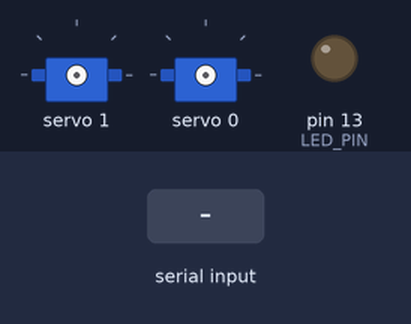
This sketch was run on a simulated Arduino Uno, built for the host (arithmetic inside an expression is 32-bit, double 64-bit). Shown: 2 × servo, output pins drawn as LEDs (lit = HIGH). Inputs (shaded band) come from the test bench. What the sketch prints to the serial monitor is not drawn.

Above: at 0.0 s.
At 11.2 s:
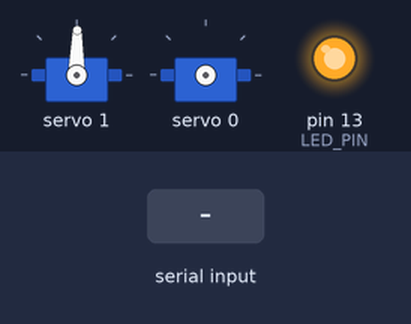
11.3 s: "90,45,200\n" received over the second serial link
At 12.6 s:
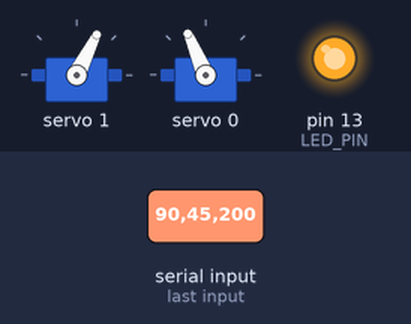
Timing chart, 0 to 14.3 s (numbered marks = the images above; inputs shaded):
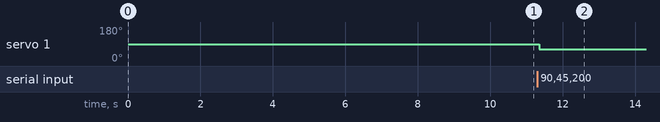

Measured:
- after the input at 11.3 s, servo 1: 89° → 63° after 0.05 s

The sketch:

RC_Car_Code_with_Bt_PWMctrl.ino
```cpp
// this is the final version of the code for the Car side, using a servvo control board
// 28 April 2018
// Luis Lancos

//========== ESC =====================================================================

// this is the code for the Glove controled car. This is the car code. The Car has a servo for left and right and a 25A ESC with reverse.
// The ESC uses neutral position 90 degree or 1500 µs to arm
 // This pulse is usually between 1000 to 2000 µs or 1.0 to 2.0 ms, with 1500 µs or 1.5 ms being the center.
 // Most servomotors actually support signals between 500 to 2500 µs or 0.5 to 2.5 ms.
 // Actually, if the control signal was at 500 Hz (instead of 50 Hz), it would mean it would repeat every 2 ms,
// https://www.robotshop.com/blog/en/rc-speed-controller-esc-arduino-library-20470
// https://github.com/lobodol/ESC-calibration
// The ESC is attached to pin 6 of Arduino
// 1-1.5ms pulses for reverse, 1.5-2ms to go forwards.


 #include "ESC.h"
#include <SoftwareSerial.h>                               // for the ESC
//#include <Servo.h>                                        // for the servo

#include <Wire.h>
#include <Adafruit_PWMServoDriver.h>

#define LED_PIN (13)                                      // Pin for the LED
#define SERVOMIN  50 // this is the 'minimum' pulse length count (out of 4096)
#define SERVOMAX  650 // this is the 'maximum' pulse length count (out of 4096) - 650

#define SPEED_MIN (1000)                                  // Set the Minimum Speed in microseconds
#define SPEED_MAX (2000)                                  // Set the Minimum Speed in microseconds
#define ARM_VALUE 1500

// #define SERVO_PIN (10)

#define SERIAL_BRATE (9600)
#define S_SERVO 0                                           // we are using the steering servo on channel 0 on the servo driver board
#define ESC_Channel 1                                       // using the driver board in channle 1 to drive the ESC


 unsigned int       data = 0;   // variable used to store received data
 const unsigned int upperThreshold = 70;  //upper threshold value
 const unsigned int lowerThreshold = 50;  //lower threshold value
 const byte         MAX_STRING_LEN = 40;
 char               message[MAX_STRING_LEN];  // a string to hold incoming data

 ESC myESC (6, SPEED_MIN, SPEED_MAX, 1500);                 // ESC_Name (ESC PIN, Minimum Value, Maximum Value, Default Speed, Arm Value)
 int oESC;                                                 // Variable for the speed sent to the ESC


// HC-06
// ===============================================================================================
// Bluetooth connection. I will be using the HC-06 and HC-05 in master-slave configuration to estabilish the comunication bettwen both deviced
// Range bettwen 5m and 15m in pure line of sight

// The HC-05 is configured as Master and defaults to commincation mode when first powered on.
// Needs to be placed in to AT mode
//  Pins
//    BT VCC to Arduino 5V out.
//    BT GND to GND
//    BT RX to Arduino pin 3 (through a voltage divider)
//    BT TX to Arduino pin 2 (no need voltage divider)

// The HC-06 is confugres as slave and its the component used in the Car side.
//
//  Pins
//    BT VCC to Arduino 5V out.
//    BT GND to GND
//    BT RX to Arduino pin 8 (through a voltage divider)
//    BT TX to Arduino pin 9 (no need voltage divider)
//    Baurd rate : 9600 - did try with higher ones but allways get some noise in the middle, so this was the most reliable speed
//    Will connect to HC-06 , that is a slave module

//  These HC-06 modules require capital letters and no line ending
//   example : https://gyazo.com/8267b1cd9833ea52591d5dedf7274adb
// toInt() convert char to int


// Importante note
// Arduino sends and receives all information as ASCII over serial, regardless of data type.
// to send Integers, receive all the bytes into an array and run atoi() (literally stands for 'array to integer')
// To send a int ,  have to do is send it over serial via BlueTooth, Serial.print() will convert it automatically.
// When it gets to the other Arduino, that's where atoi()

// HC-05 Datasheet https://www.gme.cz/data/attachments/dsh.772-148.1.pdf
// HC-06 Dayasheet http://silabs.org.ua/bc4/hc06.pdf


 //AT Commands for test:
 //HC 06 AT commands are limited, all I could find are given here.
   // (source http://www.instructables.com/id/AT-command-mode-of-HC-05-Bluetooth-module/step5/AT-commands/)
   //     AT : check the connection
   //     AT+NAME: Change name. No space between name and command.
   //     AT+UART=XXX,X,X: change baud rate, x is baud rate code, no space between command and code.
   //     AT+PIN: change pin, xxxx is the pin, again, no space.
   //     AT+VERSION
   // mySerial.print("AT+PIN1234")


// SERVO - using the PCA 9685 to
//===============================================================================================


// I decided to use the Servo control board, as when using the servo.h library to control directly I was having significant Jitter.
// Then I learned that this Jotter was due to conflictibg librarys such as serial.h .
// The other problem that this setup is adressing is the power consuption on the servos, when subject to forces from the CAR sterring can consume significant amount of power
// the way of solving this is to use an external driver for the ESC and Servos
// The servo sits in channel 0 and the ESC  sits in channel 1
// Using A4 and A5 pins to drive the control board

// called this way, it uses the default address 0x40

Adafruit_PWMServoDriver pwm = Adafruit_PWMServoDriver();

// you can also call it with a different address you want
//Adafruit_PWMServoDriver pwm = Adafruit_PWMServoDriver(0x41);
// you can also call it with a different address and I2C interface
//Adafruit_PWMServoDriver pwm = Adafruit_PWMServoDriver(&Wire, 0x40);

// Depending on your servo make, the pulse width min and max may vary, you
// want these to be as small/large as possible without hitting the hard stop
// for max range. You'll have to tweak them as necessary to match the servos you
// have!


  // the broad divides the frequency into 4096 ticks , so for 50 MHZ


#define MIN_PMW_T_VAL (204)              // Send a signal of 1000 us under 50 HHZ
#define NEUTRAL_90_PMW_T_VAL (300)              //  at 1460 aprox
#define ARM_PMW_T_VAL (300)              // This is a vlue specifically for the ESC -Trottle at 1460 aprox, needs to be adjusted for diferent ESC
#define STOP_PMW_T_VAL (245)            // ESC, this is the stop value usually
#define MAX_PMW_T_VAL (408)              //  at 2000 aprox  - full


// Car position and action control
// ===================================================================================================
//Horizontal , rest position
//scheme https://forum.arduino.cc/index.php?topic=370222.0

//X ( movement in direction of the shorter sides of the rectangle with led to the back )
//
//eg: angle x:  -0.05 , angle y:  0.03 , angle z:  0.00 ,   other
//( stable position , x =/- 5 and z=+/- 10 (ignore z in this case as its up and down)
//
//angle x:  12.44 , angle y:  -1.79 , angle z:  -2.22 ,
//Any angle X > 10 means stopping ( Hand pushed back )
//
//eg: angle x:  -12.49 , angle y:  -23.64 , angle z:  -13.53 ,   Speed: 12.49 Steering LETFT
//angle x < -10 ( pushing forward )
//angle Y < -5Turning Left
//
//eg: Angle x:  -14.51 , angle y:  5.12 , angle z:  -10.63 ,   Speed: 14.51 Steering RIGHT
//angle x < -10 ( pushing forward )
//angle Y < 5 Turning Right
//
//eg: angle x:  -10.74 , angle y:  3.49 , angle z:  -13.77 ,   Speed: 10.74 Straight
//angle x < -10 ( pushing forward )
//angle -5<Y < 5  Straight
//
//No signal = stop

//======== CODE =========================================================================================


char inChar = ' ';
    String inString;
    String inStringX;
    String inStringY;
    String inStringZ;
    char sig = ' ';
    char action =' ';


    int angle_x;
    int angle_y;
    int angle_z;


    struct CarEstrutura {
          int p_speed;         // stores the previous speed
          int sspeed;           // Stores the mapped speed for teh ESC
          int Steering;        // stores the mapped value to the servo
          int p_Steering;      // stores the previous mapped value to the servo
          char    Steering_action;  // L, left, R, Right
          char    Direction;        // S, stop, R- reverse, F, ahead
          float   ang_x;            // store the orginal angles as received from the glove
          float   ang_y;
          float   ang_z;
    };

   CarEstrutura CarVar ;


SoftwareSerial BTSerial(8, 9); // RX | TX             // RX and TX pins
uint16_t  ReceivedNr =0;

// Servo CarServo;                             // Car Servo instance declaration
uint8_t ServoPosition = 0;                  // Global variable storing current servo position

void setup() {

  Serial.begin(SERIAL_BRATE);                                    // Init Serial
  BTSerial.begin(SERIAL_BRATE);                                 // Init Bluetooth connection

  pwm.begin();
  pwm.setPWMFreq(50);                                         // Analog servos run at 50 Hz update


  delay(5000);                                           // let connect the car
  pinMode(LED_PIN, OUTPUT);                               // LED Visual Output
//   myESC.arm();                                            // Send the Arm value so the ESC will be ready to take commands
  Esc_arm();
  digitalWrite(LED_PIN, HIGH);                            // LED High Once Armed
  Serial.print("armed");
  //delay(5000);                                            // Wait for a while

Serial.print("start:");

}


void loop() {

     char copy[50];
    inStringX = "";
    inStringY = "";
    inStringZ = "";
    sig = ' ';
    int wordcount=1;
    inString ="";

 // read Bluettoth and construct the string with the format "#action Y-angle y X-angle x  Z-anglez $'
 // separate the string into X, Y and Z components

  while (BTSerial.available()>0){
      inChar = BTSerial.read();
       inString += inChar;

        if  (( inChar == '$' ) || ( inChar == '\n' )  ) { inString += "\0";  break;}

            if ( inChar == 'X' ) sig ='X';
            if ( inChar == 'Y' ) sig ='Y';
            if ( inChar == 'Z' ) sig ='Z';                  // z value
            if ( inChar == '#' ) sig ='A';                  // the sig var is used to identified what component we are reading Y, Z, Y
            if ( inChar == "" ) sig ='V';                   // action like, S-top, F-oward, R-ight, L-eft ( received from the glove)

            switch ( sig ) {                                // if sig equals X, means we will be reading the X float value
                case 'X':
                    if (inChar !='X') inStringX += inChar;  // The first character is letter X itself, so we ignore
                    break;
                case 'Y':
                    if (inChar !='Y') inStringY += inChar;
                    break;
                case 'Z':
                    if (inChar !='Z') inStringZ += inChar;
                    break;
                case 'A':
                    if (inChar !='#') action = inChar;
                    break;
                case 'V':                                   // if we have spaces the received string was not complete, so ignore
                     break;
                }

         delay(5);                                          // without this delay doesn't work
  }


   int strl =   inString.length();
   if  (( inString != '$' ) && ( inString != '\n' ) && ( inString != '\0' )  && (int)inString.length() >=10) // this filters some garbage that still persists
     {
        // convert the read values to float, their original format.
        CarVar.ang_x = inStringX.toInt();
        CarVar.ang_y = inStringY.toInt();
        CarVar.ang_z = inStringZ.toInt();

        CalculateCarActionAngles(CarVar.ang_x,CarVar.ang_y,CarVar.ang_z); // use the angles to calculate the action of the car, speed and steering

        Serial.print("steering value:"); Serial.println(CarVar.ang_y); // debug only

        CarSteering( CarVar.ang_y, CarVar.p_Steering ); // Will turn the weels of the Car in the correct direction
        SpeedCar(CarVar.sspeed, CarVar.p_speed );

// The prints bellow are for Debug purpose mainly
      //  Serial.println(" "); // force new line
      //  Serial.print("inString:");Serial.println(inString);
      //  Serial.print("Str lenght:");Serial.println(strl);
     //   Serial.print("X:"); Serial.println(CarVar.ang_x);
     //   Serial.print("Y:"); Serial.println(CarVar.ang_y);
     //   Serial.print("Z:"); Serial.println(CarVar.ang_z);
     //   Serial.print("action:"); Serial.println(CarVar.Direction);

     }
}


// ========== Control Steering Servo ==============================================================

float  CarSteering ( int angles, int p_angles  ) {
  //   uses the global struct and to steer
  //   basically it  controls de steering servo
  //   Servo is attached to Pin 10 and uses the Servo.h library to control de motion in angles

 //   Serial.print("Value to convert:");Serial.println(angles); // debug info
 //   Serial.print("Mapped value:");Serial.println(map(angles , -170, 170, SERVOMIN, SERVOMAX)); // debug info
 //   CarServo.attach (SERVO_PIN);

  pwm.setPWM(S_SERVO, 0, map(angles , -170, 170, SERVOMIN, SERVOMAX));

  // delay(5);               // wait the servo to move into position

}


// ========== Control Speed - ESC ==============================================================

void Esc_arm( ){

// this can varie for the various ESC devices
// the current Hobby King ESC. arms at 1470-1500 so the process is
// process, tottlre must be in minimum position --> battery connect and wait
// push trollt to 1470-1500 position, wait for the servo to arm
// ready

Serial.print("arming INIT");

pwm.setPWM(ESC_Channel, 0, ARM_PMW_T_VAL);
delay(5000); // 2 sec for  ESC to arm

Serial.print("arming FIM");

}


float  SpeedCar ( int sspeed, int p_speed) {
  // uses the global struct and to steer
  // basically it  controls de ESC
  // https://www.robotshop.com/blog/en/rc-speed-controller-esc-arduino-library-20470


  if (sspeed == 0) pwm.setPWM(ESC_Channel, 0, STOP_PMW_T_VAL); // if Spped contains its because of the stop action, so we should stop the ESC.
   else  pwm.setPWM(ESC_Channel,0, map(-sspeed, -170, 170, MIN_PMW_T_VAL, MAX_PMW_T_VAL ));

}


 // ========== Control Speed - ESC ==============================================================

void CalculateCarActionAngles(int angulox, int anguloy, int anguloz){

    // Store and converts the angles in the struct
    // The MU6050 using the wire.h library, as used by the glove, return angles bettwen -170 and 170 so it required mapping to the servo angles bettwen 0 and 180
    // X axis mesures foward and bckward mov and Y the steering angle

    // store previous values
     CarVar.p_speed = CarVar.sspeed;
     CarVar.p_Steering = CarVar.Steering;

    // copies base values to Steering and Speed
    CarVar.sspeed = angulox; // this will be mapped later on into pulses ( 1000-2000 range )

    CarVar.Steering = (int)anguloy; // will be mapped alter on
    //Serial.print("sInside function:"); Serial.println(CarVar.Steering);

    // based on the input from the glove, it clculates the actions expected from the car
    // those are stored in a struct
    //struct CarEstrutura {
    //      uint16_t p_speed;       // stores the previous speed
    //      uint16_t speed;         // Stores the mapped speed for teh ESC
    //      uint16_t Steering;      // stores the mapped value to the servo
    //      uint16_t p_Steering;    // stores the previous mapped value to the servo
    //      char    Steering_action;           // L, left, R, Right
    //      char    Direction;            // S, stop, R- reverse, F, ahead
    //      float   ang_x;          // store the orginal angles as received from the glove
    //      float   ang_y;
    //      float   ang_z;
    //
    //      map the X and Y angles to the action. Moving ahead, Left or Right, Stop and mantain current course

   if (angulox > 10 && angulox < 45 )
      {
        Serial.print(" STOP -> ");
        CarVar.Direction = 'S';
        CarVar.Steering_action='S';
        CarVar.sspeed = 0;                   // is is to the speed must be zero. If that ESC would have breaks this would be the point we would activate the breaks
      }
   else {
       if (angulox > 45 )
              {
                Serial.print(" Steer reverse  -> ");
                CarVar.Direction = 'B';
                CarVar.Steering_action='B';
                CarVar.sspeed =120;
                }
        else
          {

            if (angulox <-10 && anguloy > 5 )
                  {
                    Serial.print(" Steer RIGHT  -> ");
                    CarVar.Direction = 'F';
                    CarVar.Steering_action='R';

                    }
            if  (angulox<-10  && anguloy <-5 )
                  {
                    Serial.print(" Steer LETFT -> ");
                    CarVar.Direction = 'F';
                    CarVar.Steering_action='L';

                    }
             if ( angulox <-10 && anguloy <5 && anguloy >-5 )
                  {
                    Serial.print(" Straight -> ");
                    CarVar.Direction = 'F';
                    CarVar.Steering_action='M';     // Go straight so goes
                    CarVar.Steering = 90;           // Force neutral

                  }
             if ( angulox <10 && angulox >-10 )
                  {
                    Serial.print(" Stable -> ");
                    CarVar.Direction = 'O';
                    CarVar.Steering_action=' ';
                    CarVar.sspeed = CarVar.p_speed ;     // if its stable, we maintain the speed
                   }

   }


}
}


float checkpositive( int value ) {

 //   if (value < 0 ) value = -value;
return value;
}
```
